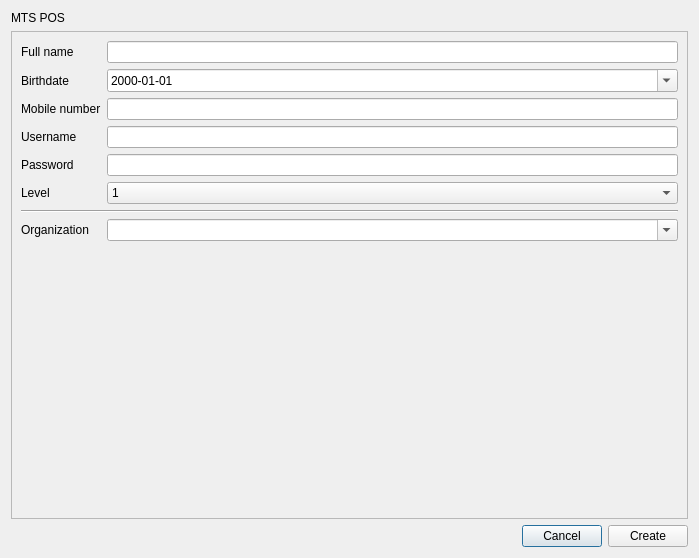
<?xml version="1.0" encoding="UTF-8"?>
<ui version="4.0">
 <class>DialogSignUp</class>
 <widget class="QDialog" name="DialogSignUp">
  <property name="geometry">
   <rect>
    <x>0</x>
    <y>0</y>
    <width>699</width>
    <height>558</height>
   </rect>
  </property>
  <property name="windowTitle">
   <string>Sign up</string>
  </property>
  <layout class="QVBoxLayout" name="verticalLayout">
   <item>
    <widget class="QLabel" name="label_6">
     <property name="sizePolicy">
      <sizepolicy hsizetype="Preferred" vsizetype="Fixed">
       <horstretch>0</horstretch>
       <verstretch>0</verstretch>
      </sizepolicy>
     </property>
     <property name="text">
      <string>MTS POS</string>
     </property>
    </widget>
   </item>
   <item>
    <widget class="QScrollArea" name="scrollArea">
     <property name="widgetResizable">
      <bool>true</bool>
     </property>
     <widget class="QWidget" name="scrollAreaWidgetContents">
      <property name="geometry">
       <rect>
        <x>0</x>
        <y>0</y>
        <width>679</width>
        <height>488</height>
       </rect>
      </property>
      <layout class="QFormLayout" name="formLayout">
       <item row="0" column="0">
        <widget class="QLabel" name="label">
         <property name="text">
          <string>Full name</string>
         </property>
        </widget>
       </item>
       <item row="0" column="1">
        <widget class="QLineEdit" name="lineEditFullName"/>
       </item>
       <item row="1" column="0">
        <widget class="QLabel" name="label_5">
         <property name="text">
          <string>Birthdate</string>
         </property>
        </widget>
       </item>
       <item row="1" column="1">
        <widget class="QDateEdit" name="dateEditBirthDate">
         <property name="displayFormat">
          <string>yyyy-MM-dd</string>
         </property>
         <property name="calendarPopup">
          <bool>true</bool>
         </property>
        </widget>
       </item>
       <item row="2" column="0">
        <widget class="QLabel" name="label_2">
         <property name="text">
          <string>Mobile number</string>
         </property>
        </widget>
       </item>
       <item row="2" column="1">
        <widget class="QLineEdit" name="lineEditMobileNumber"/>
       </item>
       <item row="3" column="0">
        <widget class="QLabel" name="label_3">
         <property name="text">
          <string>Username</string>
         </property>
        </widget>
       </item>
       <item row="3" column="1">
        <widget class="QLineEdit" name="lineEditUserName"/>
       </item>
       <item row="4" column="0">
        <widget class="QLabel" name="label_4">
         <property name="text">
          <string>Password</string>
         </property>
        </widget>
       </item>
       <item row="4" column="1">
        <widget class="QLineEdit" name="lineEditAccessCode"/>
       </item>
       <item row="5" column="0">
        <widget class="QLabel" name="label_7">
         <property name="text">
          <string>Level</string>
         </property>
        </widget>
       </item>
       <item row="5" column="1">
        <widget class="QComboBox" name="comboBoxAccessLevel">
         <item>
          <property name="text">
           <string>1</string>
          </property>
         </item>
         <item>
          <property name="text">
           <string>2</string>
          </property>
         </item>
         <item>
          <property name="text">
           <string>3</string>
          </property>
         </item>
        </widget>
       </item>
       <item row="6" column="0" colspan="2">
        <widget class="Line" name="line">
         <property name="orientation">
          <enum>Qt::Horizontal</enum>
         </property>
        </widget>
       </item>
       <item row="7" column="0">
        <widget class="QLabel" name="label_8">
         <property name="text">
          <string>Organization</string>
         </property>
        </widget>
       </item>
       <item row="7" column="1">
        <widget class="QComboBox" name="comboBoxOrganizationName">
         <property name="editable">
          <bool>true</bool>
         </property>
         <property name="maxVisibleItems">
          <number>2147483647</number>
         </property>
         <property name="insertPolicy">
          <enum>QComboBox::NoInsert</enum>
         </property>
        </widget>
       </item>
      </layout>
     </widget>
    </widget>
   </item>
   <item>
    <layout class="QHBoxLayout" name="horizontalLayout">
     <item>
      <spacer name="horizontalSpacer">
       <property name="orientation">
        <enum>Qt::Horizontal</enum>
       </property>
       <property name="sizeHint" stdset="0">
        <size>
         <width>40</width>
         <height>20</height>
        </size>
       </property>
      </spacer>
     </item>
     <item>
      <widget class="QPushButton" name="pushButtonCancel">
       <property name="text">
        <string>Cancel</string>
       </property>
      </widget>
     </item>
     <item>
      <widget class="QPushButton" name="pushButtonCreate">
       <property name="text">
        <string>Create</string>
       </property>
      </widget>
     </item>
    </layout>
   </item>
  </layout>
 </widget>
 <tabstops>
  <tabstop>scrollArea</tabstop>
  <tabstop>lineEditFullName</tabstop>
  <tabstop>dateEditBirthDate</tabstop>
  <tabstop>lineEditMobileNumber</tabstop>
  <tabstop>lineEditUserName</tabstop>
  <tabstop>lineEditAccessCode</tabstop>
  <tabstop>comboBoxAccessLevel</tabstop>
  <tabstop>comboBoxOrganizationName</tabstop>
  <tabstop>pushButtonCancel</tabstop>
  <tabstop>pushButtonCreate</tabstop>
 </tabstops>
 <resources/>
 <connections/>
</ui>
